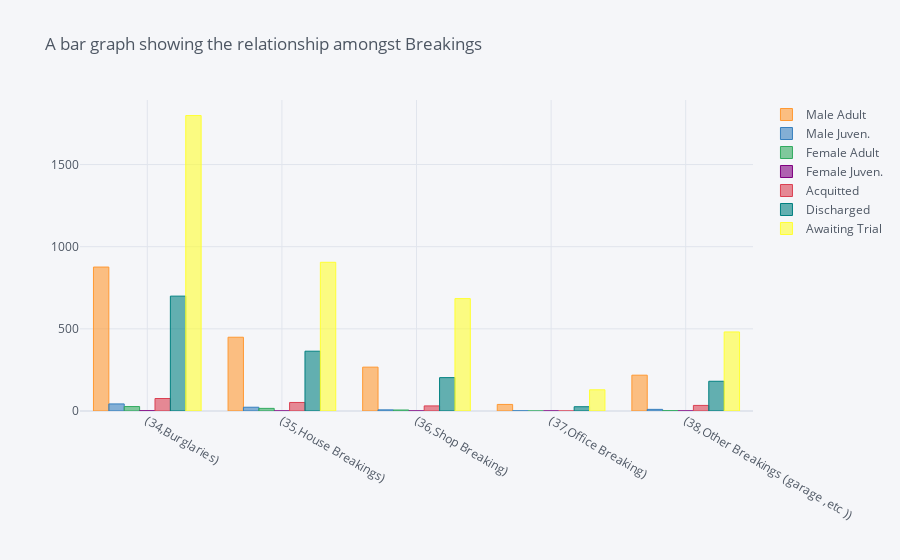

Notebook cell for this chart:
### Code cell
# Plotting a bar graph for ActualBreakings
relate.iplot(kind='bar',title='A bar graph showing the relationship amongst Breakings')

### Figure 1 — Plotly figure (JSON) as saved in the notebook; plotly's stock layout.template omitted (floating-point values rounded to 4 significant figures)
{"data": [{"marker": {"color": "rgba(255, 153, 51, 0.6)", "line": {"color": "rgba(255, 153, 51, 1.0)", "width": 1}}, "name": "Male Adult", "orientation": "v", "text": "", "type": "bar", "x": ["(34,Burglaries)", "(35,House Breakings)", "(36,Shop Breaking)", "(37,Office Breaking)", "(38,Other Breakings (garage ,etc ))"], "y": [876, 449, 267, 40, 218]}, {"marker": {"color": "rgba(55, 128, 191, 0.6)", "line": {"color": "rgba(55, 128, 191, 1.0)", "width": 1}}, "name": "Male Juven.", "orientation": "v", "text": "", "type": "bar", "x": ["(34,Burglaries)", "(35,House Breakings)", "(36,Shop Breaking)", "(37,Office Breaking)", "(38,Other Breakings (garage ,etc ))"], "y": [43, 23, 7, 1, 10]}, {"marker": {"color": "rgba(50, 171, 96, 0.6)", "line": {"color": "rgba(50, 171, 96, 1.0)", "width": 1}}, "name": "Female Adult", "orientation": "v", "text": "", "type": "bar", "x": ["(34,Burglaries)", "(35,House Breakings)", "(36,Shop Breaking)", "(37,Office Breaking)", "(38,Other Breakings (garage ,etc ))"], "y": [27, 16, 6, 0, 2]}, {"marker": {"color": "rgba(128, 0, 128, 0.6)", "line": {"color": "rgba(128, 0, 128, 1.0)", "width": 1}}, "name": "Female Juven.", "orientation": "v", "text": "", "type": "bar", "x": ["(34,Burglaries)", "(35,House Breakings)", "(36,Shop Breaking)", "(37,Office Breaking)", "(38,Other Breakings (garage ,etc ))"], "y": [1, 0, 0, 0, 0]}, {"marker": {"color": "rgba(219, 64, 82, 0.6)", "line": {"color": "rgba(219, 64, 82, 1.0)", "width": 1}}, "name": "Acquitted", "orientation": "v", "text": "", "type": "bar", "x": ["(34,Burglaries)", "(35,House Breakings)", "(36,Shop Breaking)", "(37,Office Breaking)", "(38,Other Breakings (garage ,etc ))"], "y": [76, 52, 31, 0, 34]}, {"marker": {"color": "rgba(0, 128, 128, 0.6)", "line": {"color": "rgba(0, 128, 128, 1.0)", "width": 1}}, "name": "Discharged", "orientation": "v", "text": "", "type": "bar", "x": ["(34,Burglaries)", "(35,House Breakings)", "(36,Shop Breaking)", "(37,Office Breaking)", "(38,Other Breakings (garage ,etc ))"], "y": [699, 364, 203, 26, 181]}, {"marker": {"color": "rgba(255, 255, 51, 0.6)", "line": {"color": "rgba(255, 255, 51, 1.0)", "width": 1}}, "name": "Awaiting Trial", "orientation": "v", "text": "", "type": "bar", "x": ["(34,Burglaries)", "(35,House Breakings)", "(36,Shop Breaking)", "(37,Office Breaking)", "(38,Other Breakings (garage ,etc ))"], "y": [1798, 905, 684, 129, 481]}], "layout": {"legend": {"bgcolor": "#F5F6F9", "font": {"color": "#4D5663"}}, "paper_bgcolor": "#F5F6F9", "plot_bgcolor": "#F5F6F9", "title": {"font": {"color": "#4D5663"}, "text": "A bar graph showing the relationship amongst Breakings"}, "xaxis": {"gridcolor": "#E1E5ED", "showgrid": true, "tickfont": {"color": "#4D5663"}, "title": {"font": {"color": "#4D5663"}, "text": ""}, "zerolinecolor": "#E1E5ED"}, "yaxis": {"gridcolor": "#E1E5ED", "showgrid": true, "tickfont": {"color": "#4D5663"}, "title": {"font": {"color": "#4D5663"}, "text": ""}, "zerolinecolor": "#E1E5ED"}}}
